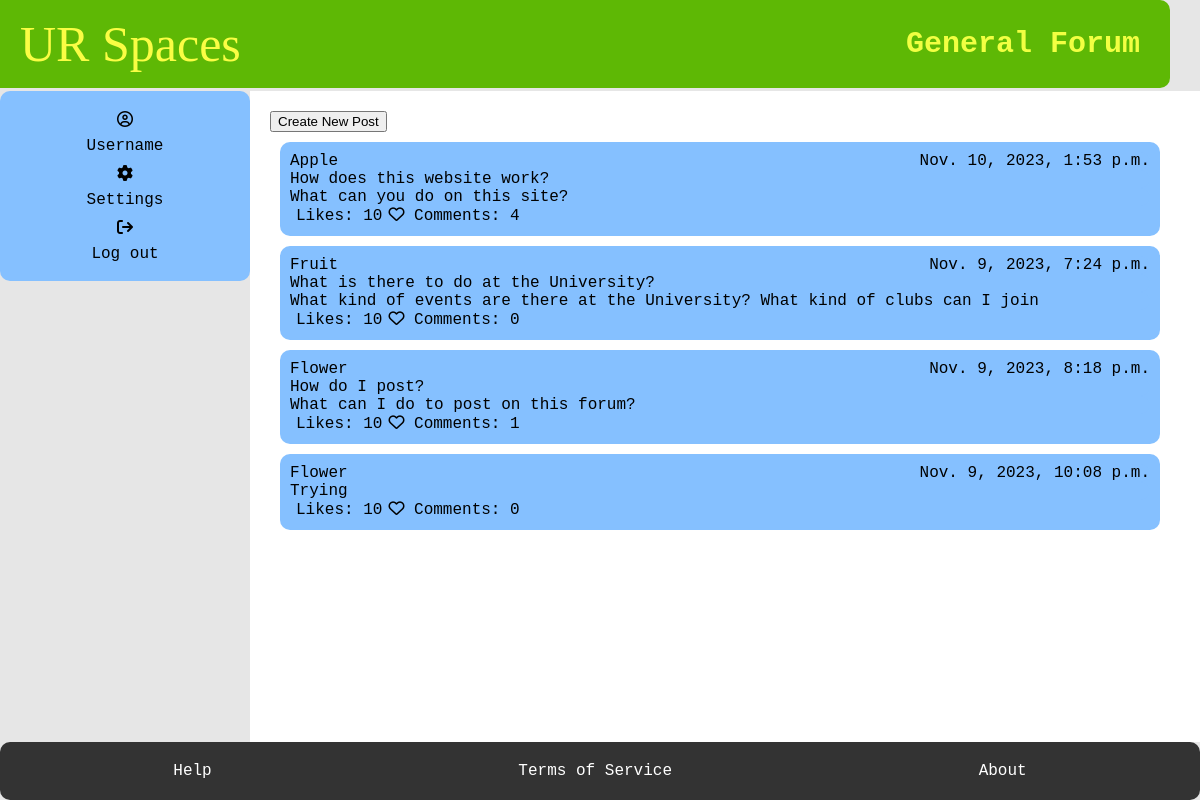
Page /subforum/general-forum/ (signed in) on the committed database.
### myapp/models.py (models this page shows, shortened)
class SubForum(models.Model):
    sub_name = models.CharField(max_length=100)
    slug = models.SlugField(max_length=400, unique=True, blank=True)

class Posts(models.Model):
    User_ID = models.ForeignKey(Student, on_delete=models.CASCADE)
    SubForum_ID = models.ForeignKey(SubForum, default= 1, on_delete=models.CASCADE)
    post_name = models.TextField(max_length=400)
    contents = models.TextField()
    count_likes = models.IntegerField(default=0, blank=True, )
    locked = models.BooleanField(default=False)
    pin = models.BooleanField(default=False)
    reported = models.BooleanField(default=False)
    post_date = models.DateTimeField(auto_now_add=True)
    slug = models.SlugField(max_length=400, unique=True, blank=True)
    def get_url(self):
        return reverse("posts", kwargs={
            "slug":self.slug
        })
    @property
    def num_comments(self):
        return Comment.objects.filter(Post_ID = self).count()

class Student(models.Model):
    User_ID = models.ForeignKey(User, on_delete=models.CASCADE)
    bio = models.TextField(default="Please add bio in settings", blank=True)
    banned = models.BooleanField(default=False)
    avatar =ResizedImageField(size=[50, 80], quality=100, upload_to="authors", default=None, null=True, blank=True)
    reported = models.BooleanField(default=False)
    slug = models.SlugField(max_length=400, unique=True, blank=True)
    def get_url(self):
        return reverse("user", kwargs={
            "slug":self.slug
        })

### myapp/views.py (the view, shortened to what this page needs)
# urls.py: path("subforum/<slug>/", subforum, name="subforum")
@login_required
def subforum(request, slug):
    forum = get_object_or_404(SubForum, slug=slug)
    post = Posts.objects.filter(SubForum_ID = forum)
    user = request.user
    currentUser = User.objects.get(username = user)
    error = False
    if currentUser.is_staff != True:
        student = Student.objects.get(User_ID = currentUser)
    context = {
        "forum": forum,
        "post" : post,
        "error": error
    }
    return render(request, "subforum.html", context)

### myapp/templates/subforum.html (shortened to what this page needs)
{% extends 'base.html' %}
    {% block title %}
    <h1>{{forum.sub_name}}</h1>
    {% endblock %}
    {% block content %}
    <main>
      <button onclick="reveal()", type="submit", name="createPost", value="createPost">Create New Post</button>
      {% for field in post %}
        <section class="box" >
        <div class="forum-item">
          {%if  field.User_ID.User_ID.username  == request.user.username%}
                <a href="{% url 'profile' %}"> {{field.User_ID.User_ID.username}}  </a>
                {%else%}
                <a href="{{field.User_ID.get_url}}"> {{field.User_ID.User_ID.username}}  </a>
          {% endif %}
            <span> {{field.post_date}} </span>
        </div>
        <div class="forum-item">
          <a href="{{field.get_url}}"> {{field.post_name}}  </a>
          </div>
        <div class="forum-item">
          <span> {{field.contents}}</span>
        </div>
        <div class="post-item">
          <input type="button" value="Likes: 10" class="btn1"><i class="fa-regular fa-heart"></i>
          <a href="{{field.get_url}}"> Comments: {{field.num_comments}} </a>
      </section>
      {% endfor %}
    </main>
    {% endblock %}

### myapp/static/style.css (style rules this page uses)
body { font-family: monospace; font-size: 16px; background-color: #e6e6e6; margin: 0; padding: 0; }
header h1 { font-size: 30px; margin: 0; color: #f2ff42 }
main { grid-area: main; background-color: white; padding: 20px; padding-right: 30px; }
.btn1 { background-color: transparent; color: black; border: none; font-family: monospace; font-size: 16px; transition-duration: 0.2s; }
.forum-item { display: flex; justify-content: space-between; background-color: #85c0ff; border-radius: 10px; }
.box { display: flex; flex-direction: column; border-radius: 10px; padding: 10px; margin: 10px; background-color: #85c0ff; }
a:link { color: #000000; text-decoration: none; }

### rows in the picture
SubForum: sub_name "General Forum"
Posts: User_ID.User_ID.username "Apple", post_date "Nov. 10, 2023, 1:53 p.m.", post_name "How does this website work?", contents "What can you do on this site?", num_comments "4"
Posts: User_ID.User_ID.username "Fruit", post_date "Nov. 9, 2023, 7:24 p.m.", post_name "What is there to do at the University?", contents "What kind of events are there at the University? What kind of clubs can I join", num_comments "0"
Posts: User_ID.User_ID.username "Flower", post_date "Nov. 9, 2023, 8:18 p.m.", post_name "How do I post?", contents "What can I do to post on this forum?", num_comments "1"
Posts: User_ID.User_ID.username "Flower", post_date "Nov. 9, 2023, 10:08 p.m.", post_name "Trying", num_comments "0"
